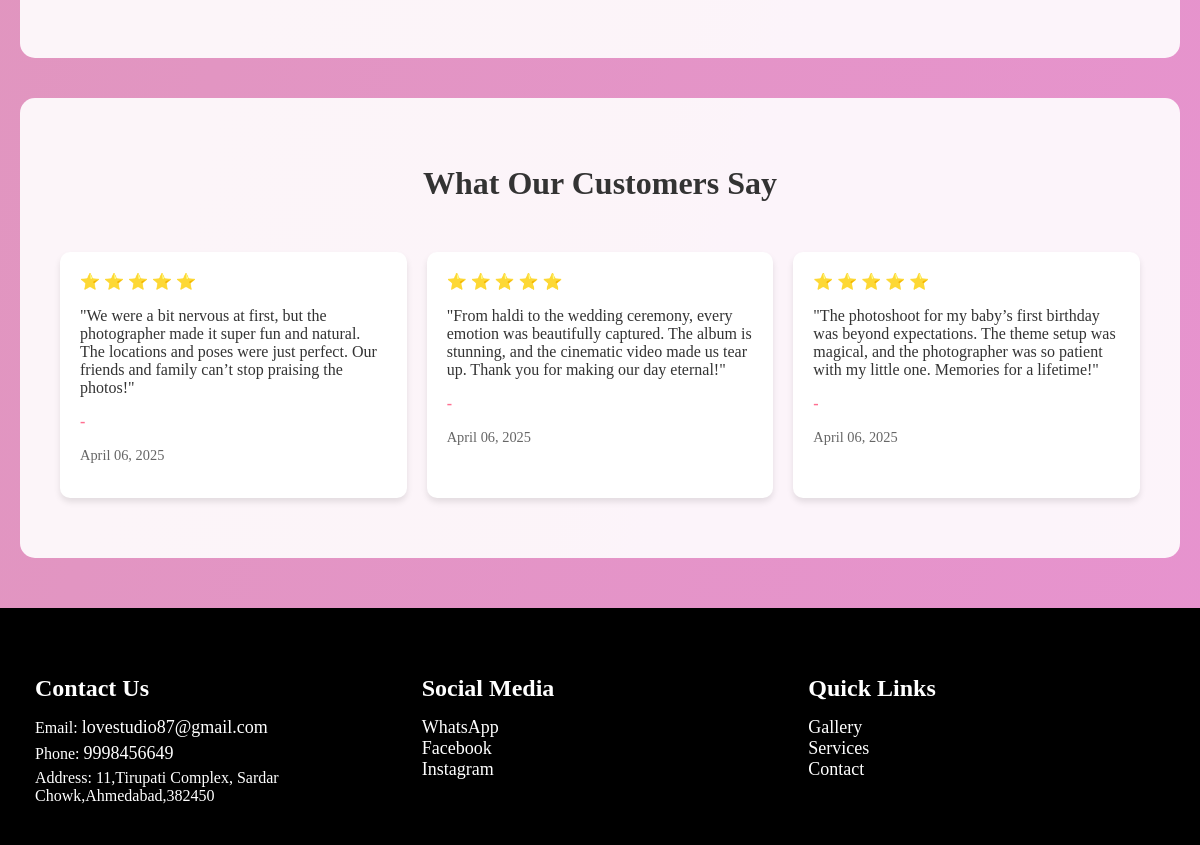
The app's page / (lower part), older data.
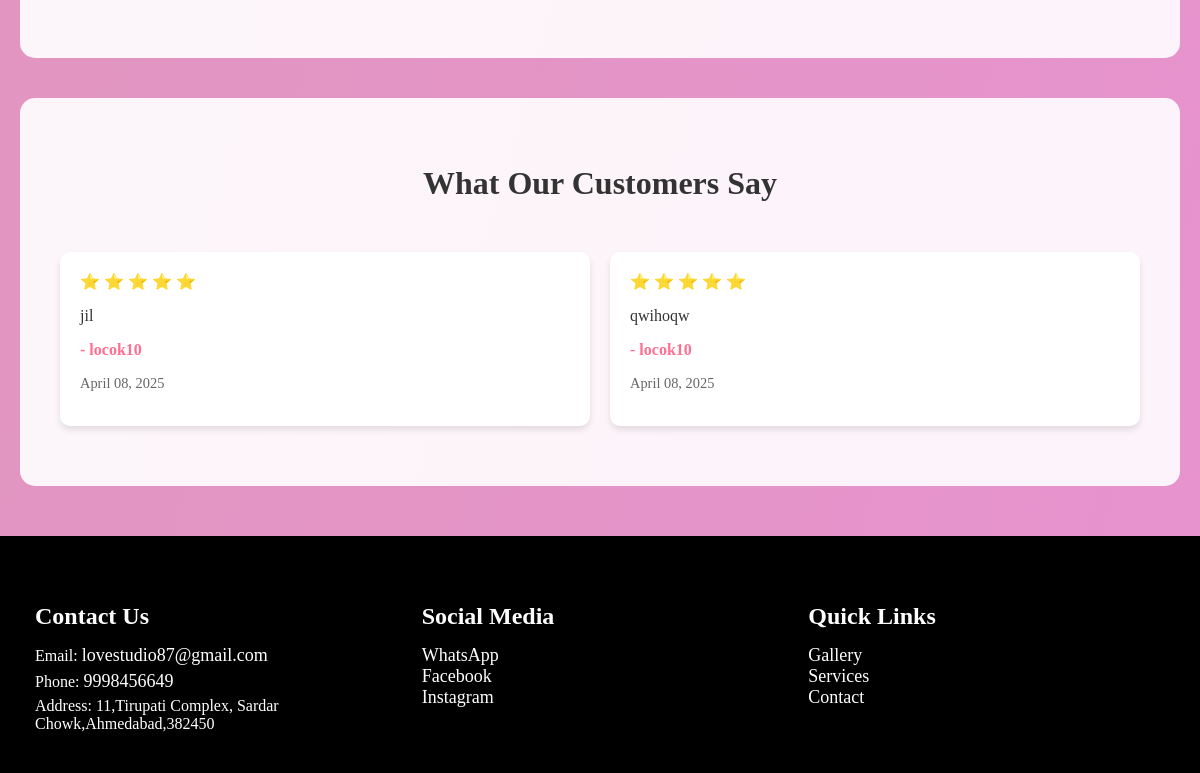
The same page, newer data.
### home/models.py (models this page shows, shortened)
class Testimonial(models.Model):
    booking = models.OneToOneField(Booking, on_delete=models.CASCADE, null=False, blank=False)
    message = models.TextField()
    rating = models.IntegerField(choices=[(i, str(i)) for i in range(1, 6)])
    date_submitted = models.DateTimeField(auto_now_add=True)
    is_displayed = models.BooleanField(default=False)
    class Meta:
        ordering = ['-date_submitted']

class Booking(models.Model):
    STATUS_CHOICES = (
        ('pending', 'Pending'),
        ('confirmed', 'Confirmed'),
        ('cancelled', 'Cancelled')
    )
    customer = models.ForeignKey(CustomUser, on_delete=models.CASCADE, null=True, blank=True)
    customer_name = models.CharField(max_length=100)
    customer_email = models.EmailField()
    customer_phone = models.CharField(max_length=15)
    package = models.ForeignKey(Package, on_delete=models.CASCADE)
    booking_date = models.DateField()
    booking_time = models.TimeField()
    status = models.CharField(max_length=20, choices=STATUS_CHOICES, default='pending')
    total_amount = models.DecimalField(max_digits=10, decimal_places=2, default=Decimal('0.00'))
    notes = models.TextField(blank=True, null=True)
    created_at = models.DateTimeField(default=timezone.now)
    updated_at = models.DateTimeField(auto_now=True)
    class Meta:
        ordering = ['-created_at']

### home/views.py (the view)
# urls.py: path('', views.index, name='index'),
def index(request):
    testimonials = Testimonial.objects.filter(is_displayed=True).order_by('-date_submitted')[:3]
    gallery_items = Gallery.objects.all().order_by('-uploaded_at')[:6]
    services = Service.objects.all()
    context = {
        'testimonials': testimonials,
        'gallery_items': gallery_items,
        'services': services,
    }
    return render(request, 'index.html', context)

### home/templates/index.html (shortened to what this page needs)
{% extends 'base.html' %}
{% block content %}
<!DOCTYPE html>
<html lang="en">
<head>
</head>
<body>
    {% if gallery_items %}
    <section class="gallery-section">
        <div class="gallery-grid">
        </div>
    </section>
    {% endif %}
    {% if testimonials %}
    <section class="testimonials">
        <h2 class="section-title">What Our Customers Say</h2>
        <div class="testimonial-container">
            {% for testimonial in testimonials %}
            <div class="testimonial-card">
                <div class="rating">
                    {% for i in "12345"|make_list %}
                        {% if forloop.counter <= testimonial.rating %}
                            ⭐
                        {% endif %}
                    {% endfor %}
                </div>
                <p class="message">{{ testimonial.message }}</p>
                <p class="customer-name" style="font-weight: bold; color: #ff6f91; margin-top: 10px;">- {{ testimonial.booking.customer_name }}</p>
                <p class="date" style="color: #666; font-size: 0.9em;">{{ testimonial.date_submitted|date:"F d, Y" }}</p>
            </div>
            {% endfor %}
        </div>
    </section>
    {% endif %}
</body>
</html>
{% endblock %}

Row changes from the older to the newer data that the page shows:
removed Testimonial: rating 5 (drawn), message "\"We were a bit nervous at first, but the photographer made it super fun and natural. The locations and poses were just perfect. Our friends and family can’t stop praising the photos!\"", date_submitted "April 06, 2025"
removed Testimonial: rating 5 (drawn), message "\"From haldi to the wedding ceremony, every emotion was beautifully captured. The album is stunning, and the cinematic video made us tear up. Thank you for making our day eternal!\"", date_submitted "April 06, 2025"
removed Testimonial: rating 5 (drawn), message "\"The photoshoot for my baby’s first birthday was beyond expectations. The theme setup was magical, and the photographer was so patient with my little one. Memories for a lifetime!\"", date_submitted "April 06, 2025"
added Testimonial: rating 5 (drawn), message "jil", booking.customer_name "locok10", date_submitted "April 08, 2025"
added Testimonial: rating 5 (drawn), message "qwihoqw", booking.customer_name "locok10", date_submitted "April 08, 2025"
